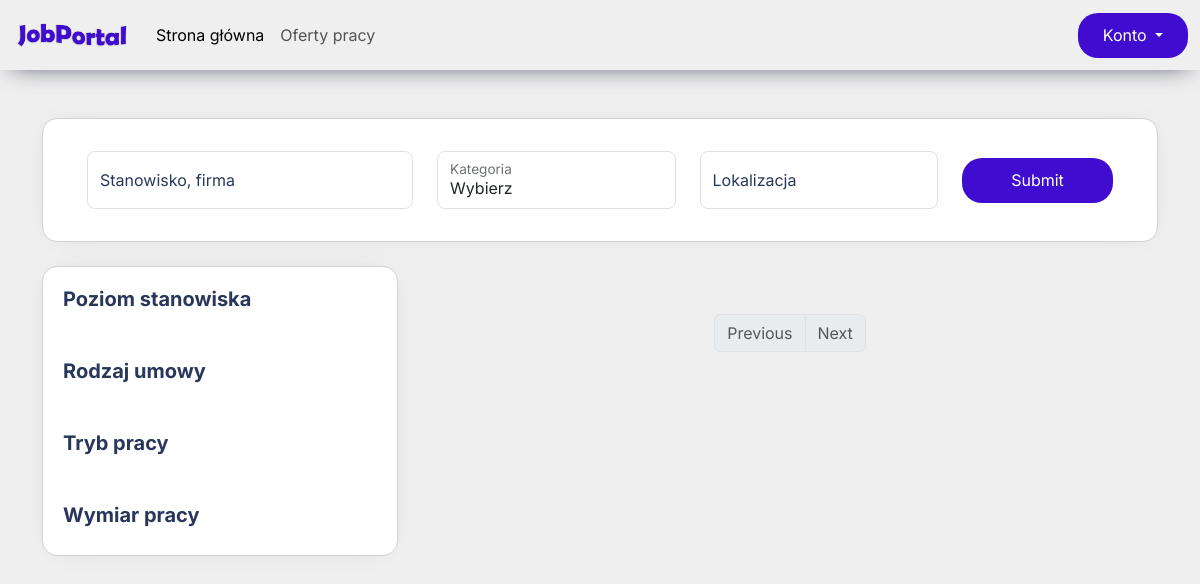
The page /search.php on the database as committed earlier.
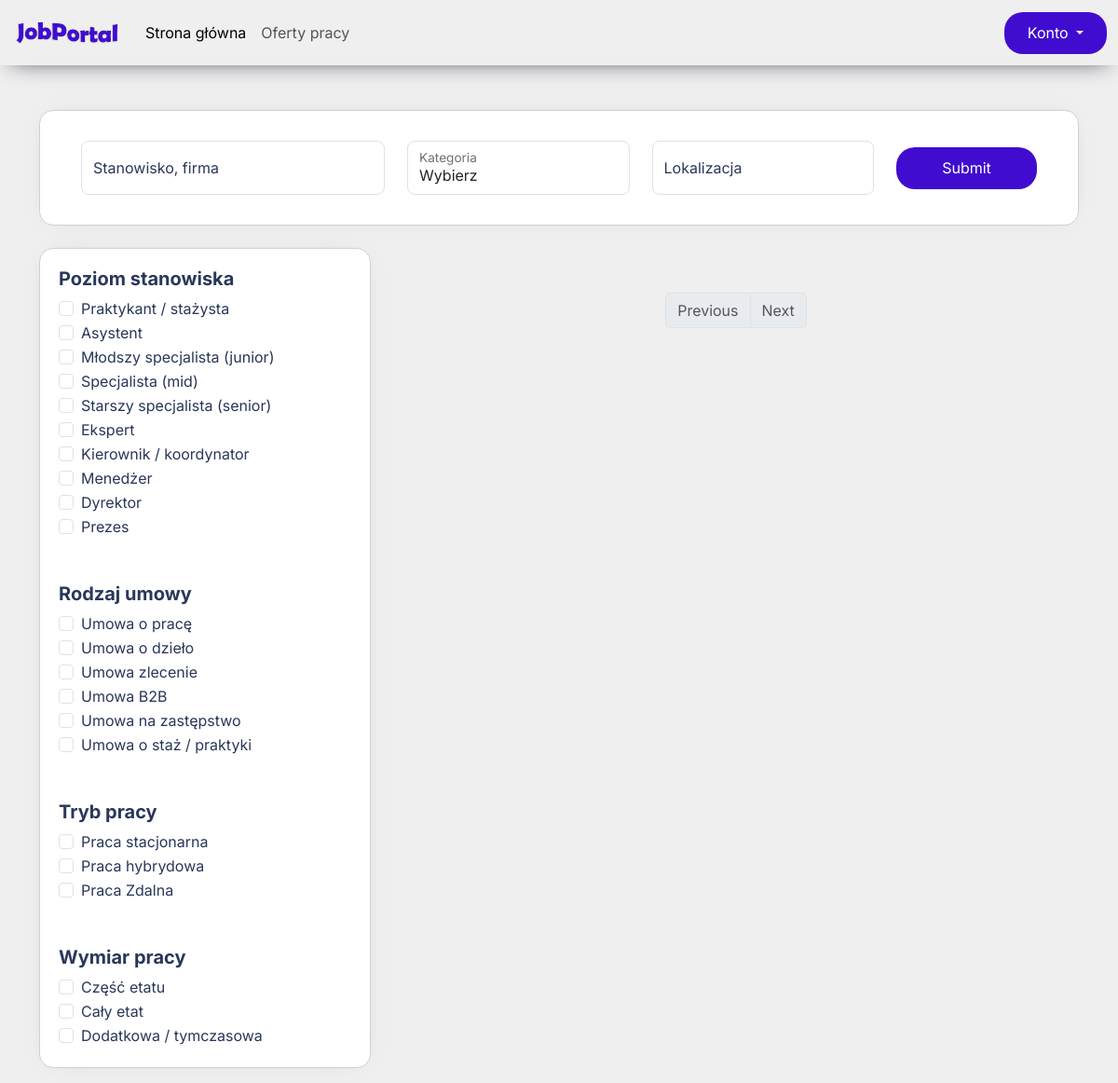
The same page on the database as committed later.
### tables this page shows
CREATE TABLE `offer_filters` (
  `filters_id` varchar(20) NOT NULL,
  `items` text NOT NULL
);

### search.php (the view, shortened to what this page needs)
<?php
require_once 'actions/connection.php';
$results_per_page = 1;
if (!isset($_GET['page']) || !is_numeric($_GET['page']) || $_GET['page'] < 1) {
  $page = 1;
} else {
  $page = intval($_GET['page']);
}
$job_position = isset($_GET['job_position']) ? $_GET['job_position'] : '';
$location = isset($_GET['location']) ? $_GET['location'] : '';
$filters_position = isset($_GET['position']) ? $_GET['position'] : array();
$filters_contract = isset($_GET['contract']) ? $_GET['contract'] : array();
$filters_jobtype = isset($_GET['jobtype']) ? $_GET['jobtype'] : array();
$filters_worktime = isset($_GET['worktime']) ? $_GET['worktime'] : array();
$searchSql = "SELECT COUNT(*) as total FROM `offer` INNER JOIN company USING(company_id) INNER JOIN category USING(category_id) WHERE 1=1";
$total_result = $conn->query($searchSql)->fetch_assoc()['total'];
$total_pages = ceil($total_result / $results_per_page);
$filtersResult = $conn->query("SELECT * FROM `offer_filters`;");
if ($filtersResult->num_rows > 0) {
  while ($row = $filtersResult->fetch_assoc()) {
    if ($row['filters_id'] == 'contract_type') {
      $content = $row['items'];
      $contractTypes = explode(";", $content);
    }
    if ($row['filters_id'] == 'job_type') {
      $content2 = $row['items'];
      $jobTypes = explode(";", $content2);
    }
    if ($row['filters_id'] == 'position_level') {
      $content3 = $row['items'];
      $positionTypes = explode(";", $content3);
    }
    if ($row['filters_id'] == 'working_time') {
      $content4 = $row['items'];
      $workingTypes = explode(";", $content4);
    }
  }
}
?>
<!DOCTYPE html>
<html lang="en">
<head>
  <link rel="stylesheet" href="css/style.css">
  <link href="https://cdn.jsdelivr.net/npm/bootstrap@5.3.2/dist/css/bootstrap.min.css" rel="stylesheet">
</head>
<body>
  <nav class="navbar navbar-expand-lg">
    <div class="container-fluid">
      <a class="navbar-brand" href="index.php"><img src="imgs/UI/logo.png" width="120px"></a>
      <div class="collapse navbar-collapse" id="navbarNav">
        <ul class="navbar-nav">
          <li class="nav-item">
            <a class="nav-link active" aria-current="page" href="#">Strona główna</a>
          </li>
          <li class="nav-item">
            <a class="nav-link" href="#">Oferty pracy</a>
          </li>
        </ul>
        <div class="dropdown ms-auto">
          <button type="button" class="btn violetButtonsDropdown dropdown-toggle" data-bs-toggle="dropdown" aria-expanded="false" data-bs-auto-close="outside">
            Konto
          </button>
        </div>
      </div>
    </div>
  </nav>
  <div class="container">
    <div class="row">
      <div class="col-12 mb-4">
        <form method="get">
          <div class="searchBox d-flex justify-content-center align-items-center gap-2 mt-5">
            <div class="row inputsRow d-flex justify-content-center w-100">
              <div class="col-12 col-lg-4">
                <div class="form-floating">
                  <input type="text" class="form-control rounded-3" name="job_position" placeholder="" maxlength="60" value="<?php echo $job_position; ?>">
                  <label>Stanowisko, firma</label>
                </div>
              </div>
              <div class="col-12 col-lg-3">
                <div class="form-floating position-relative">
                  <span class="form-control truncate rounded-3" id="categorySpan" placeholder="" onclick="ShowHiddenDiv('categorySelectDiv','categorySpan')">Wybierz</span>
                  <label>Kategoria</label>
                </div>
              </div>
              <div class="col-12 col-lg-3">
                <div class="form-floating">
                  <input type="text" class="form-control rounded-3" name="adress" placeholder="" maxlength="60" value="<?php echo $location; ?>">
                  <label>Lokalizacja</label>
                </div>
              </div>
              <div class="col-12 col-lg-2 d-flex align-items-center justify-content-center">
                <input type="submit" class="btn violetButtons">
              </div>
            </div>
          </div>
      </div>
      <div class="col-4 filtersCol">
        <div class="filtersBox mb-3">
          <h5 class="fw-bold mb-2">Poziom stanowiska</h5>
          <?php
          foreach ($positionTypes as $item) {
            $isChecked = in_array($item, $filters_position) ? 'checked' : '';
          ?>
            <div class="form-check">
              <input class="form-check-input" type="checkbox" value="<?php echo $item; ?>" id="<?php echo $item; ?>" <?php echo $isChecked; ?> name="position[]">
              <label class="form-check-label" for="<?php echo $item; ?>">
                <?php echo $item; ?>
              </label>
            </div>
          <?php } ?>
          <h5 class="fw-bold mb-2 mt-5">Rodzaj umowy</h5>
          <?php
          foreach ($contractTypes as $item) {
            $isChecked = in_array($item, $filters_contract) ? 'checked' : '';
          ?>
            <div class="form-check">
              <input class="form-check-input" type="checkbox" value="<?php echo $item; ?>" id="<?php echo $item; ?>" <?php echo $isChecked; ?> name="contact[]">
              <label class="form-check-label" for="<?php echo $item; ?>">
                <?php echo $item; ?>
              </label>
            </div>
          <?php } ?>
          <h5 class="fw-bold mb-2 mt-5">Tryb pracy</h5>
          <?php
          foreach ($jobTypes as $item) {
            $isChecked = in_array($item, $filters_jobtype) ? 'checked' : '';
          ?>
            <div class="form-check">
              <input class="form-check-input" type="checkbox" value="<?php echo $item; ?>" id="<?php echo $item; ?>" <?php echo $isChecked; ?> name="jobtype[]">
              <label class="form-check-label" for="<?php echo $item; ?>">
                <?php echo $item; ?>
              </label>
            </div>
          <?php } ?>
          <h5 class="fw-bold mb-2 mt-5">Wymiar pracy</h5>
          <?php
          foreach ($workingTypes as $item) {
            $isChecked = in_array($item, $filters_worktime) ? 'checked' : '';
          ?>
            <div class="form-check">
              <input class="form-check-input" type="checkbox" value="<?php echo $item; ?>" id="<?php echo $item; ?>" <?php echo $isChecked; ?> name="worktime[]">
              <label class="form-check-label" for="<?php echo $item; ?>">
                <?php echo $item; ?>
              </label>
            </div>
          <?php } ?>
        </div>
      </div>
      <div class="col-lg-8 d-flex flex-column align-items-center">
        <nav class="mt-5">
          <ul class="pagination">
            <li class="page-item <?php echo ($page <= 1) ? 'disabled' : ''; ?>">
              <a class="page-link" href="?<?php echo http_build_query(array_merge($_GET, array("page" => ($page <= 1) ? 1 : ($page - 1)))); ?>">Previous</a>
            </li>
            <li class="page-item <?php echo ($page >= $total_pages) ? 'disabled' : ''; ?>">
              <a class="page-link" href="?<?php echo http_build_query(array_merge($_GET, array("page" => ($page >= $total_pages) ? $total_pages : ($page + 1)))); ?>">Next</a>
            </li>
          </ul>
        </nav>
      </div>
    </div>
  </div>
</body>
</html>

### css/style.css (style rules this page uses)
* { font-family: 'Inter', sans-serif; color: #29375a;; }
.violetButtons, .modalSave { background-color: #400DD0 !important; color: white !important; border-radius: 20px !important; width: 200px; height: 45px; }
.violetButtonsDropdown { background-color: #400DD0 !important; color: white !important; border-radius: 20px !important; width: 110px; height: 45px; }
.navbar { box-shadow: 0px 8px 24px -12px rgba(66, 68, 90, 1); }
body { background-color: #efefef !important; }
.searchBox { background-color: white; padding: 32px; border-radius: 15px; border: 1px solid rgb(209, 209, 209); box-shadow: 0px 0px 23px -18px rgba(125, 125, 125, 1); }
.form-control.truncate { display: block; overflow: hidden; text-overflow: ellipsis; white-space: nowrap; width: 100%; }
.filtersBox { background-color: white; border-radius: 15px; border: 1px solid rgb(209, 209, 209); box-shadow: 0px 0px 23px -18px rgba(125, 125, 125, 1); padding: 20px; }

Rows that differ between the two databases and show on the page:
added offer_filters: items "Praktykant / stażysta", items "Asystent", items "Młodszy specjalista (junior)", items "Specjalista (mid)", items "Starszy specjalista (senior)", items "Ekspert", items "Kierownik / koordynator", items "Menedżer", items "Dyrektor", items "Prezes"
added offer_filters: items "Umowa o pracę", items "Umowa o dzieło", items "Umowa zlecenie", items "Umowa B2B", items "Umowa na zastępstwo", items "Umowa o staż / praktyki"
added offer_filters: items "Praca stacjonarna", items "Praca hybrydowa", items "Praca Zdalna"
added offer_filters: items "Część etatu", items "Cały etat", items "Dodatkowa / tymczasowa"
